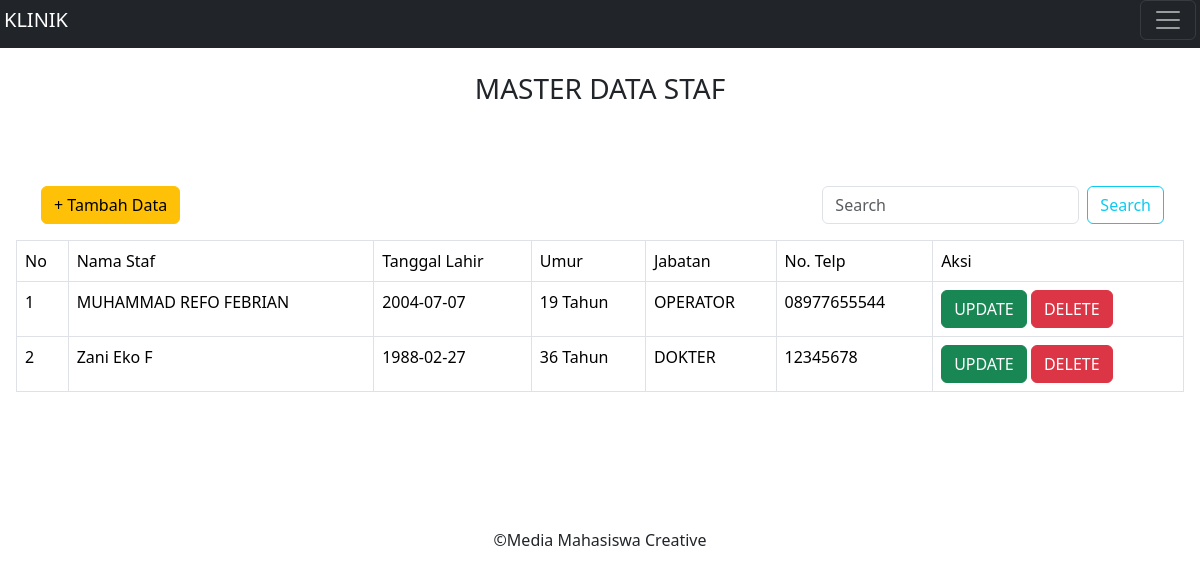
Screenshot of /Home/staf.php (signed in) with the database file from the repository.
### tables this page shows
CREATE TABLE `staf_klinik` (
  `ID_Staf` int(11) NOT NULL,
  `nm_staf` varchar(255) DEFAULT NULL,
  `tl_staf` varchar(255) DEFAULT NULL,
  `Jabatan` varchar(255) DEFAULT NULL,
  `telp_staf` varchar(255) DEFAULT NULL
);

### HillCipher/dekripsi.php (called while the page is built, shortened)
<?php
$kunci = [
  [21, 31, 23],
  [1, 4, 5],
  [3, 7, 78],
];
function textToAsciii($plaintext)
{
  $result = [];
  for ($i = 0; $i < strlen($plaintext); $i++) {
    $charCode = ord($plaintext[$i]);
    $result[] = $charCode;
  }
  return $result;
}
function matrixTo1DArrayy($matrix)
{
  $result = [];
  for ($i = 0; $i < count($matrix); $i++) {
    for ($j = 0; $j < count($matrix[$i]); $j++) {
      $result[] = $matrix[$i][$j];
    }
  }
  return $result;
}
function asciiToTextt($asciiArray)
{
  $result = "";
  for ($i = 0; $i < count($asciiArray); $i++) {
    $char = chr($asciiArray[$i]);
    $result .= $char;
  }
  return $result;
}
function bagiBlokk($arr, $baris, $kolom)
{
  $matrix = [];
  $index = 0;
  for ($i = 0; $i < $baris; $i++) {
    $barisBaru = [];
    for ($j = 0; $j < $kolom; $j++) {
      if ($index < count($arr)) {
        $barisBaru[] = $arr[$index];
        $index++;
      } else {
        $barisBaru[] = null;
      }
    }
    $matrix[] = $barisBaru;
  }
  return $matrix;
}
function determinannnn($key)
{
  return (
    $key[0][0] * $key[1][1] * $key[2][2] +
    $key[0][1] * $key[1][2] * $key[2][0] +
    $key[0][2] * $key[1][0] * $key[2][1] -
    ($key[2][0] * $key[1][1] * $key[0][2] +
      $key[2][1] * $key[1][2] * $key[0][0] +
      $key[2][2] * $key[1][0] * $key[0][1])
  );
}
function kofaktort($key)
{
  $hasilKofaktor = [];
  for ($i = 0; $i < 3; $i++) {
    $hasilKofaktor[$i] = [];
  }
  $a = $key[1][1] * $key[2][2] - $key[2][1] * $key[1][2];
  $b = - ($key[1][0] * $key[2][2] - $key[2][0] * $key[1][2]);
  $c = $key[1][0] * $key[2][1] - $key[2][0] * $key[1][1];
  $d = - ($key[0][1] * $key[2][2] - $key[2][1] * $key[0][2]);
  $e = $key[0][0] * $key[2][2] - $key[2][0] * $key[0][2];
  $f = - ($key[0][0] * $key[2][1] - $key[2][0] * $key[0][1]);
  $g = $key[0][1] * $key[1][2] - $key[1][1] * $key[0][2];
  $h = - ($key[0][0] * $key[1][2] - $key[1][0] * $key[0][2]);
  $i = $key[0][0] * $key[1][1] - $key[1][0] * $key[0][1];
  $hasilKofaktor[0][0] = $a;
  $hasilKofaktor[0][1] = $b;
  $hasilKofaktor[0][2] = $c;
  $hasilKofaktor[1][0] = $d;
  $hasilKofaktor[1][1] = $e;
  $hasilKofaktor[1][2] = $f;
  $hasilKofaktor[2][0] = $g;
  $hasilKofaktor[2][1] = $h;
  $hasilKofaktor[2][2] = $i;
  return $hasilKofaktor;
}
function adjoinn($kofaktor)
{
  $hasilAdj = [];
  for ($i = 0; $i < 3; $i++) {
    $hasilAdj[$i] = [];
    for ($j = 0; $j < 3; $j++) {
      $hasilAdj[$i][$j] = $kofaktor[$j][$i];
    }
  }
  return $hasilAdj;
}
function gcdExtended($a, $b)
{
  if ($a === 0) {
    return [$b, 0, 1];
  }
  list($gcd, $x1, $y1) = gcdExtended($b % $a, $a);
  $x = $y1 - floor($b / $a) * $x1;
  $y = $x1;
  return [$gcd, $x, $y];
}
function findModuloResult($a, $m)
{
  list($gcd, $x, $y) = gcdExtended($a, $m);
  if ($gcd !== 1) {
    return -1;
  } else {
    return $x;
  }
}
function kaliDekrip($ciper, $invers)
{
  $hasil = [];
  for ($i = 0; $i < count($ciper); $i++) {
    $hasil[$i] = [];
    for ($j = 0; $j < count($invers); $j++) {
      $sum = 0;
      for ($k = 0; $k < count($invers); $k++) {
        $sum += $ciper[$i][$k] * $invers[$j][$k];
      }
      $hasil[$i][$j] = $sum;
    }
  }
  return $hasil;
}
function modDekrip($dekripSementara)
{
  $hasil = [];
  for ($i = 0; $i < count($dekripSementara); $i++) {
    $hasil[$i] = [];
    for ($j = 0; $j < 3; $j++) {
      if ($dekripSementara[$i][$j] < 0) {
        $value = $dekripSementara[$i][$j];
        $modulus = 128;
        $hasil[$i][$j] = (($value % $modulus) + $modulus) % $modulus;
      } else {
        $hasil[$i][$j] = $dekripSementara[$i][$j] % 128;
      }
    }
  }
  return $hasil;
}
function modAdj($determinanMod, $adjoin)
{
  $hasil = [];
  for ($i = 0; $i < count($adjoin); $i++) {
    $hasil[$i] = [];
    for ($j = 0; $j < count($adjoin); $j++) {
      $hasil[$i][$j] = ($adjoin[$i][$j] * $determinanMod) % 128;
    }
  }
  return $hasil;
}
function DekripsiHillCipher($cipertext, $kunci)
{
  $AngkaText = textToAsciii($cipertext);
  $hslDeterminan = determinannnn($kunci);
  $modDeterminan = $hslDeterminan % 128;
  $konv = kofaktort($kunci);
  $adj = adjoinn($konv);
  $modDet = findModuloResult($modDeterminan, 128);
  $hslInvers = modAdj($modDet, $adj);
  $blokMatrik = bagiBlokk($AngkaText, count($AngkaText) / 3, 3);
  $dekripSementara = kaliDekrip($blokMatrik, $hslInvers);
  $arraySatuDimensi = matrixTo1DArrayy(modDekrip($dekripSementara));
  $plaintextDariAscii = asciiToTextt($arraySatuDimensi);
  return $plaintextDariAscii;
}

### Home/staf.php (the view, shortened to what this page needs)
<?php
include '../layout/header.php';
require '../HillCipher/enkripsi.php';
?>
<html>
<head>
</head>
<body>
    <?php
    $kdb = koneksidatabase();
    $a = @$_GET["a"];
    switch ($a) {
        default:
            curd_read($kunci);
            break;
    }
    function curd_read($kunci)
    {
        global $kdb;
        if (isset($_POST["cari2"])) {
            $cari = enkripsiHillCipher($_POST["cari"], $kunci);
            $query = "SELECT * from staf_klinik where nm_staf LIKE ?
                      or Jabatan LIKE ?
                      or telp_staf LIKE ?";
            $stmt = mysqli_prepare($kdb, $query);
            if ($stmt) {
                $param = "%" . $cari . "%";
                mysqli_stmt_bind_param($stmt, "sss", $param, $param, $param);
                mysqli_stmt_execute($stmt);
                $hasil = mysqli_stmt_get_result($stmt);
            } else {
                die(mysqli_error($kdb));
            }
        } else {
            $hasil = sql_select();
        }
    ?>
        <center>
            <H3> MASTER DATA STAF</H3>
            <br><br><br>
            <ul class="bagan">
                <li class="area_tmbhdta"><a href="staf.php?a=tambah" class="btn btn-warning" style="margin-left: 5px;">+ Tambah Data </a></li>
                <li class="area_cari">
                    <form class="d-flex " role="search" action="" method="post">
                        <input class="form-control me-2" type="text" name="cari" placeholder="Search" aria-label="Search">
                        <button class="btn btn-outline-info" type="submit" name="cari2" value="cari">Search</button>
                    </form>
                </li>
            </ul>
        </center>
        <center>
            <form action="" method="post">
                <table class="table table-bordered">
                    <tr>
                        <td>No</td>
                        <td>Nama Staf</td>
                        <td>Tanggal Lahir</td>
                        <td>Umur</td>
                        <td>Jabatan</td>
                        <td>No. Telp</td>
                        <td>Aksi</td>
                    </tr>
                    <?php
                    require_once '../HillCipher/dekripsi.php';
                    while ($baris = mysqli_fetch_array($hasil)) {
                        $dekripnmstaf = DekripsiHillCipher($baris['nm_staf'], $kunci);
                        $dekriptlstaf = DekripsiHillCipher($baris['tl_staf'], $kunci);
                        $dekripjabatan = DekripsiHillCipher($baris['Jabatan'], $kunci);
                        $dekriptelpstaf = DekripsiHillCipher($baris['telp_staf'], $kunci);
                        $tanggal_lahir = new DateTime($dekriptlstaf);
                        $today = new DateTime();
                        $umur = $today->diff($tanggal_lahir)->y;
                    ?>
                        <tr>
                            <td><?php echo $i; ?></td>
                            <td><?php echo $dekripnmstaf; ?></td>
                            <td><?php echo $dekriptlstaf; ?></td>
                            <td><?php echo $umur; ?> Tahun</td>
                            <td><?php echo $dekripjabatan; ?></td>
                            <td><?php echo $dekriptelpstaf; ?></td>
                            <td>
                                <a href="staf.php?a=edit&id=<?php echo $baris['ID_Staf']; ?>" class="btn btn-success ">UPDATE</a>
                                <a href="staf.php?a=hapus&id=<?php echo $baris['ID_Staf']; ?>" class="btn btn-danger ">DELETE</a>
                            </td>
                        </tr>
                    <?php
                        $i++;
                    }
                    ?>
                </table>
        </center>
    <?php
    }
    ?>
    <?php
    function koneksidatabase()
    {
        include('../koneksi/koneksi.php');
        return $kdb;
    }
    function sql_select()
    {
        global $kdb;
        $sql = " select * from staf_klinik ";
        $hasil = mysqli_query($kdb, $sql) or die(mysql_error());
        return $hasil;
    }
    ?>
    <?php
    include '../layout/F1.php';
    ?>

### rows the page displays
staf_klinik: nm_staf "MUHAMMAD REFO FEBRIAN", tl_staf "2004-07-07", Jabatan "OPERATOR", telp_staf "08977655544"
staf_klinik: nm_staf "Zani Eko F", tl_staf "1988-02-27", Jabatan "DOKTER", telp_staf "12345678"
